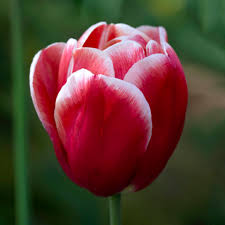
#> input picture Cartoonify/t.jpeg, 225 x 225 px
$ jupyter execute 'ML - Cartoon Effect.ipynb'
#> lines starting #> are read from the running program, lines starting #| are printed output that depends on the picture; after the words box and inside, x2 and y2 are one past the last pixel; in counts of white or black regions, pixels touching at a corner belong together
[cell 1]
import cv2
import numpy as np
import matplotlib.pyplot as plt

[cell 2]
# Load Image

[cell 3]
def read_file(filename):
#> called with filename = 't.jpeg'
    img = cv2.imread(filename)
#> img is the input picture: shape (225, 225, 3); mean B, G, R 48.1, 59.4, 88.1
    img = cv2.cvtColor(img, cv2.COLOR_BGR2RGB)
    plt.imshow(img)
    plt.show()
    return img

[cell 4]
filename = 't.jpeg'
img = read_file(filename)

org_img = np.copy(img)

# Create Edge Masks

[cell 5]
def edge_mask(img, line_size, blur_value):
    """
    Input: Input image
    Output: Edges of Image
    """
#> called with line_size = 5, blur_value = 7
    gray = cv2.cvtColor(img, cv2.COLOR_RGB2GRAY)
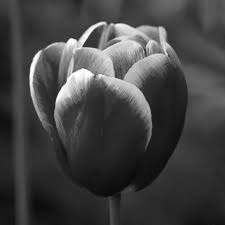
#> gray: shape (225, 225); min 8, max 255, mean 66.7
    gray_blur = cv2.medianBlur(gray, blur_value)
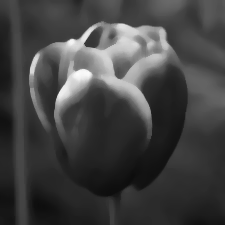
#> gray_blur: shape (225, 225); min 13, max 251, mean 66.2

    edges = cv2.adaptiveThreshold(gray_blur, 255, cv2.ADAPTIVE_THRESH_MEAN_C, cv2.THRESH_BINARY, line_size, blur_value)
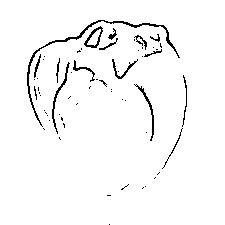
#> edges: shape (225, 225); 96.7% white; black in thin lines or dots, all inside (x1, y1, x2, y2) = (27, 20, 187, 225)
    return edges

[cell 6]
line_size, blur_value = 5,7
edges = edge_mask(img, line_size, blur_value)
plt.imshow(edges, cmap = 'binary')
plt.show()

# Reduce the Color Palette

[cell 7]
def color_quantization(img, k):

    #Transform the image
#> called with k = 9
    data = np.float32(img).reshape((-1,3))

    # Determine Criteria
    criteria = (cv2.TERM_CRITERIA_EPS+ cv2.TERM_CRITERIA_MAX_ITER, 20, 0.001)

    # Implementing K-Means
    ret, label, center = cv2.kmeans(data, k, None, criteria, 10, cv2.KMEANS_RANDOM_CENTERS)
#> ret = 26449677.6; center = [[149.1, 3.15, 26.41], [208.9, 101.3, 124.8], [209.4, 157.4, 181.2], [45.18, 75.73, 39.69], [189.3, 46.64, 75.89], [27.87, 44.76, 16.92], [225.9, 211.6, 230.7], [88.23, 0.906, 6.43], [87.58, 92.45, 64.14]]
    center = np.uint8(center)
#> center = [[149, 3, 26], [208, 101, 124], [209, 157, 181], [45, 75, 39], [189, 46, 75], [27, 44, 16], [225, 211, 230], [88, 0, 6], [87, 92, 64]]

    result = center[label.flatten()]
    result = result.reshape(img.shape)
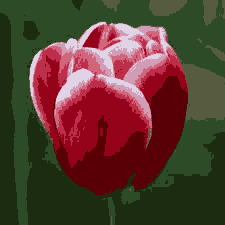
#> result: shape (225, 225, 3); mean R, G, B 87.6, 58.8, 47.5

    return result

[cell 8]
img = color_quantization(img, k= 9)

plt.imshow(img)
plt.show()

[cell 9]
# Reduce the noise

blurred = cv2.bilateralFilter(img, d = 3, sigmaColor = 200, sigmaSpace = 200)
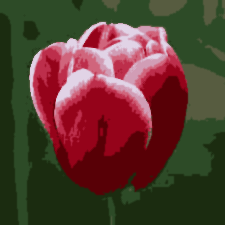
#> blurred: shape (225, 225, 3); mean R, G, B 87.6, 58.8, 47.5

plt.imshow(blurred)
plt.show()

# Combine Edge Mask with the Quantiz image

[cell 10]
def cartoon():
    c = cv2.bitwise_and(blurred, blurred, mask = edges)
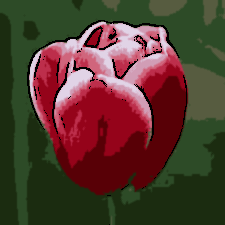
#> c: shape (225, 225, 3); mean R, G, B 83.3, 56.9, 45.5

    plt.imshow(c)
    plt.title("Cartoonified Image")
    plt.show()

    plt.imshow(org_img)
    plt.title("Original Image")
    plt.show()
